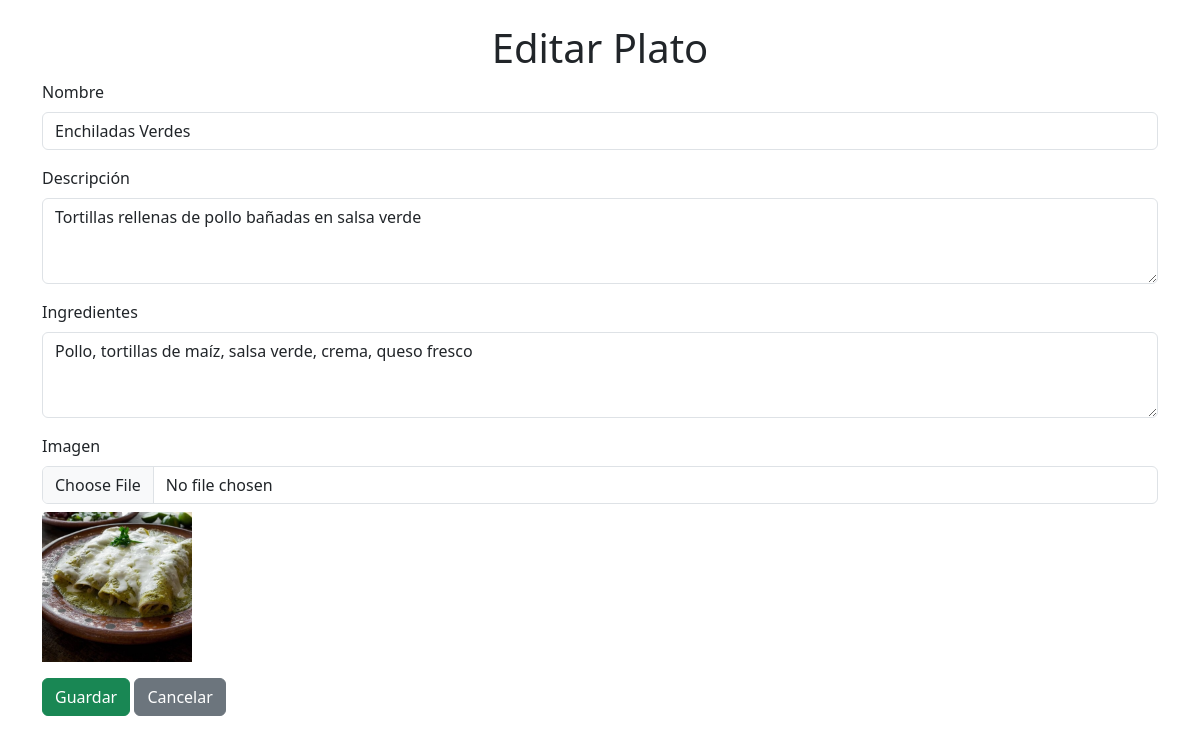
Page /formulario.php?id=7 on the committed database.
### tables this page shows
CREATE TABLE `platos` (
  `id` int(11) NOT NULL,
  `nombre` varchar(255) NOT NULL,
  `descripcion` text DEFAULT NULL,
  `ingredientes` text DEFAULT NULL,
  `imagen_url` varchar(255) DEFAULT NULL,
  `creado_en` timestamp NOT NULL DEFAULT current_timestamp()
);

### formulario.php (the view, shortened to what this page needs)
<?php
include 'conexion.php';
$id = isset($_GET['id']) ? $_GET['id'] : '';
$nombre = '';
$descripcion = '';
$ingredientes = '';
$imagen_url = '';
if ($id) {
    $sql = "SELECT * FROM platos WHERE id = $id";
    $resultado = $conexion->query($sql);
    if ($fila = $resultado->fetch_assoc()) {
        $nombre = $fila['nombre'];
        $descripcion = $fila['descripcion'];
        $ingredientes = $fila['ingredientes'];
        $imagen_url = $fila['imagen_url'];
    }
}
?>
<!DOCTYPE html>
<html lang="es">
<head>
    <link href="https://cdn.jsdelivr.net/npm/bootstrap@5.3.0/dist/css/bootstrap.min.css" rel="stylesheet">
</head>
<body>
<div class="container mt-4">
    <h1 class="text-center"><?php echo $id ? 'Editar' : 'Agregar'; ?> Plato</h1>
    <form action="" method="POST" enctype="multipart/form-data">
        <div class="mb-3">
            <label for="nombre" class="form-label">Nombre</label>
            <input type="text" name="nombre" class="form-control" value="<?php echo $nombre; ?>" required>
        </div>
        <div class="mb-3">
            <label for="descripcion" class="form-label">Descripción</label>
            <textarea name="descripcion" class="form-control" rows="3"><?php echo $descripcion; ?></textarea>
        </div>
        <div class="mb-3">
            <label for="ingredientes" class="form-label">Ingredientes</label>
            <textarea name="ingredientes" class="form-control" rows="3"><?php echo $ingredientes; ?></textarea>
        </div>
        <div class="mb-3">
            <label for="imagen" class="form-label">Imagen</label>
            <input type="file" name="imagen" class="form-control">
            <?php if ($imagen_url): ?>
                <img src="<?php echo $imagen_url; ?>" alt="Imagen actual" class="mt-2" style="width: 150px;">
            <?php endif; ?>
        </div>
        <button type="submit" class="btn btn-success">Guardar</button>
        <a href="index.php" class="btn btn-secondary">Cancelar</a>
    </form>
</div>
</body>
</html>

### rows in the picture
platos: nombre "Enchiladas Verdes", descripcion "Tortillas rellenas de pollo bañadas en salsa verde", ingredientes "Pollo, tortillas de maíz, salsa verde, crema, queso fresco", imagen_url (picture)
